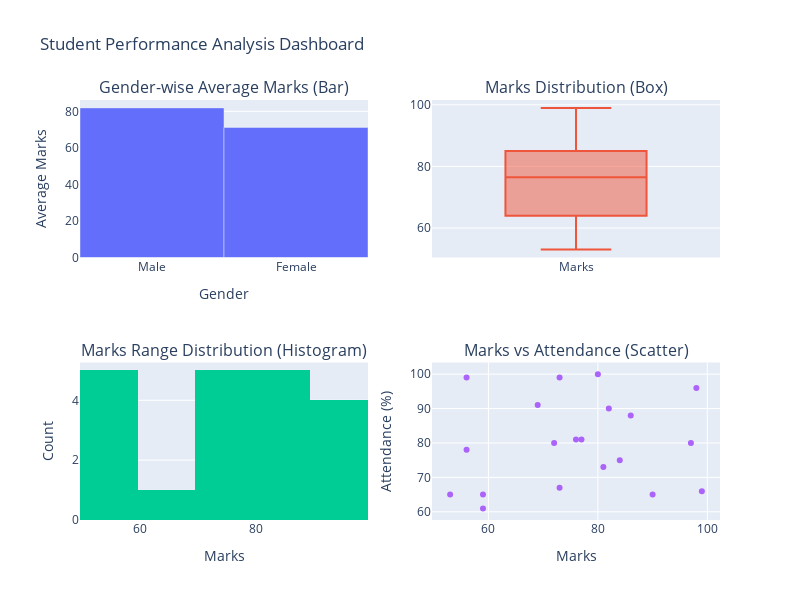

The code cell stored with this chart in its notebook:
### Code cell
import plotly.graph_objects as go
from plotly.subplots import make_subplots
import random

# Generate small student dataset (20 students)
students = [
    {
        'gender': random.choice(['Male', 'Female']),
        'marks': random.randint(40, 100),
        'attendance': random.randint(60, 100)
    }
    for _ in range(20)
]

# Organize data
genders = [s['gender'] for s in students]
marks = [s['marks'] for s in students]
attendance = [s['attendance'] for s in students]

# Create subplots
fig = make_subplots(
    rows=2, cols=2,
    subplot_titles=(
        'Gender-wise Average Marks (Bar)',
        'Marks Distribution (Box)',
        'Marks Range Distribution (Histogram)',
        'Marks vs Attendance (Scatter)'
    )
)

# 1. Bar Chart - Gender-wise average marks
male_avg = sum(s['marks'] for s in students if s['gender'] == 'Male') / len([s for s in students if s['gender'] == 'Male'])
female_avg = sum(s['marks'] for s in students if s['gender'] == 'Female') / len([s for s in students if s['gender'] == 'Female'])

fig.add_trace(
    go.Bar(x=['Male', 'Female'], y=[male_avg, female_avg]),
    row=1, col=1
)

# 2. Box Plot - Marks distribution
fig.add_trace(
    go.Box(y=marks, name='Marks'),
    row=1, col=2
)

# 3. Histogram - Marks range distribution
fig.add_trace(
    go.Histogram(x=marks, nbinsx=5),
    row=2, col=1
)

# 4. Scatter Plot - Marks vs Attendance
fig.add_trace(
    go.Scatter(x=marks, y=attendance, mode='markers'),
    row=2, col=2
)

# Update layout
fig.update_layout(
    height=600,
    width=800,
    title_text="Student Performance Analysis Dashboard",
    showlegend=False
)

# Update axis labels
fig.update_xaxes(title_text="Gender", row=1, col=1)
fig.update_yaxes(title_text="Average Marks", row=1, col=1)
fig.update_xaxes(title_text="Marks", row=2, col=1)
fig.update_yaxes(title_text="Count", row=2, col=1)
fig.update_xaxes(title_text="Marks", row=2, col=2)
fig.update_yaxes(title_text="Attendance (%)", row=2, col=2)

fig.show()

### Figure 1 — Plotly figure (JSON) as saved in the notebook; plotly's stock layout.template omitted (floating-point values rounded to 4 significant figures)
{"data": [{"type": "bar", "x": ["Male", "Female"], "xaxis": "x", "y": [81.89, 71.18], "yaxis": "y"}, {"name": "Marks", "type": "box", "xaxis": "x2", "y": [73, 56, 53, 81, 56, 76, 90, 82, 69, 59, 86, 59, 77, 98, 80, 99, 72, 73, 84, 97], "yaxis": "y2"}, {"nbinsx": 5, "type": "histogram", "x": [73, 56, 53, 81, 56, 76, 90, 82, 69, 59, 86, 59, 77, 98, 80, 99, 72, 73, 84, 97], "xaxis": "x3", "yaxis": "y3"}, {"mode": "markers", "type": "scatter", "x": [73, 56, 53, 81, 56, 76, 90, 82, 69, 59, 86, 59, 77, 98, 80, 99, 72, 73, 84, 97], "xaxis": "x4", "y": [99, 78, 65, 73, 99, 81, 65, 90, 91, 65, 88, 61, 81, 96, 100, 66, 80, 67, 75, 80], "yaxis": "y4"}], "layout": {"annotations": [{"font": {"size": 16}, "showarrow": false, "text": "Gender-wise Average Marks (Bar)", "x": 0.225, "xanchor": "center", "xref": "paper", "y": 1, "yanchor": "bottom", "yref": "paper"}, {"font": {"size": 16}, "showarrow": false, "text": "Marks Distribution (Box)", "x": 0.775, "xanchor": "center", "xref": "paper", "y": 1, "yanchor": "bottom", "yref": "paper"}, {"font": {"size": 16}, "showarrow": false, "text": "Marks Range Distribution (Histogram)", "x": 0.225, "xanchor": "center", "xref": "paper", "y": 0.375, "yanchor": "bottom", "yref": "paper"}, {"font": {"size": 16}, "showarrow": false, "text": "Marks vs Attendance (Scatter)", "x": 0.775, "xanchor": "center", "xref": "paper", "y": 0.375, "yanchor": "bottom", "yref": "paper"}], "height": 600, "showlegend": false, "title": {"text": "Student Performance Analysis Dashboard"}, "width": 800, "xaxis": {"anchor": "y", "domain": [0, 0.45], "title": {"text": "Gender"}}, "xaxis2": {"anchor": "y2", "domain": [0.55, 1]}, "xaxis3": {"anchor": "y3", "domain": [0, 0.45], "title": {"text": "Marks"}}, "xaxis4": {"anchor": "y4", "domain": [0.55, 1], "title": {"text": "Marks"}}, "yaxis": {"anchor": "x", "domain": [0.625, 1], "title": {"text": "Average Marks"}}, "yaxis2": {"anchor": "x2", "domain": [0.625, 1]}, "yaxis3": {"anchor": "x3", "domain": [0, 0.375], "title": {"text": "Count"}}, "yaxis4": {"anchor": "x4", "domain": [0, 0.375], "title": {"text": "Attendance (%)"}}}}
